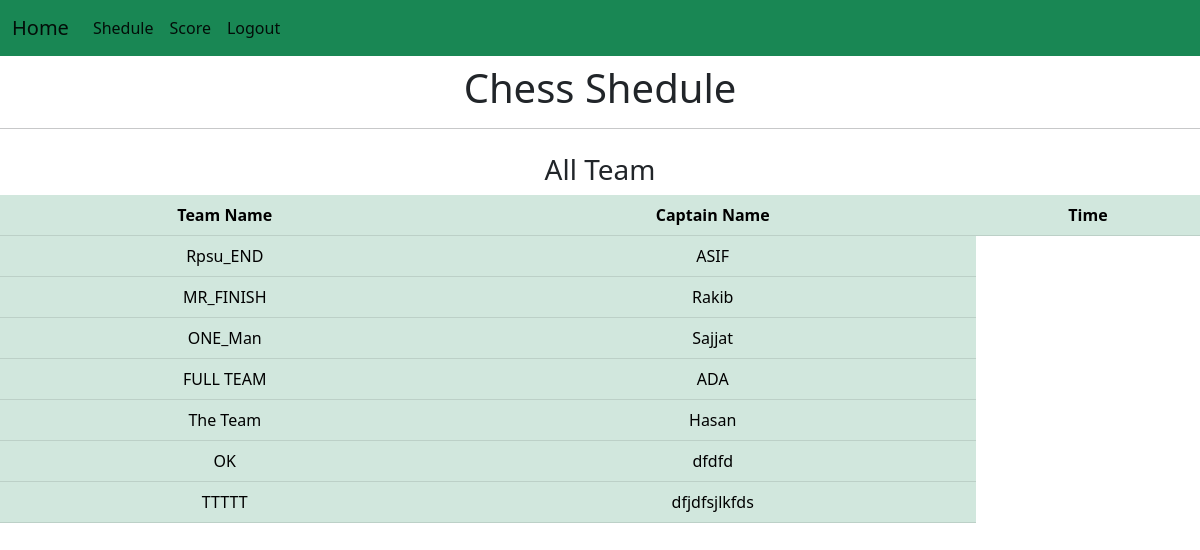
The app's page /shedule_chess/, older data.
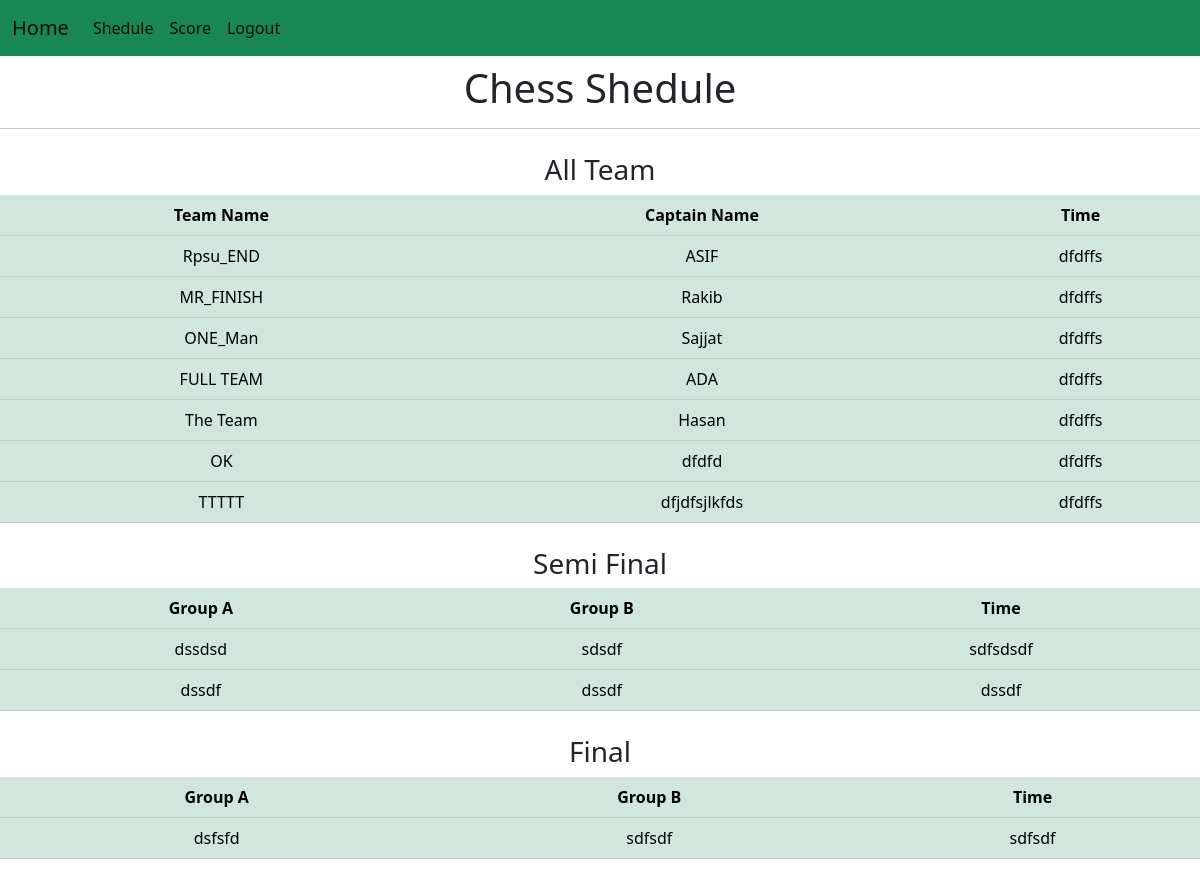
The same page, newer data.
### app/models.py (models this page shows, shortened)
class Chess(models.Model):
    DEPT_CHOICES=[('CSE','CSE'),
                  ('Pharmacy','Pharmacy'),
                  ('BBA','BBA'),
                  ('Law','Law'),
                  ('Fashion Design','Fashion Design'),
                  ('English','English')
                  ]
    teamname=models.CharField(max_length=20)
    dept=models.CharField(max_length=20,choices=DEPT_CHOICES)
    captainname=models.CharField(max_length=20)
    cid=models.IntegerField()

class Time_shedule(models.Model):
        cricket_time=models.CharField(max_length=200,blank=True)
        football_time=models.CharField(max_length=200,blank=True)
        volleyball_time=models.CharField(max_length=200,blank=True)
        kabaddi_time=models.CharField(max_length=200,blank=True)
        chess_time=models.CharField(max_length=200,blank=True)
        highjump_time=models.CharField(max_length=200,blank=True)
        pc1_time=models.CharField(max_length=200,blank=True)
        math_time=models.CharField(max_length=200,blank=True)
        ict_time=models.CharField(max_length=200,blank=True)
        rubiks_time=models.CharField(max_length=200,blank=True)
        table_time=models.CharField(max_length=200,blank=True)
        sprint_time=models.CharField(max_length=200,blank=True)
        badminton_time=models.CharField(max_length=200,blank=True)
        pc3_time=models.CharField(max_length=200,blank=True)
        video_time=models.CharField(max_length=200,blank=True)

class Semi_Final(models.Model):
    cricket_team1=models.CharField(max_length=200,blank=True)
    cricket_team2=models.CharField(max_length=200,blank=True)
    cricket_time1=models.CharField(max_length=200,blank=True)
    cricket_team3=models.CharField(max_length=200,blank=True)
    cricket_team4=models.CharField(max_length=200,blank=True)
    cricket_time2=models.CharField(max_length=200,blank=True)
    cricket_finalteam1=models.CharField(max_length=200,blank=True)
    cricket_finalteam2=models.CharField(max_length=200,blank=True)
    cricket_finaltime=models.CharField(max_length=200,blank=True)
    football_team1=models.CharField(max_length=200,blank=True)
    football_team2=models.CharField(max_length=200,blank=True)
    football_time1=models.CharField(max_length=200,blank=True)
    football_team3=models.CharField(max_length=200,blank=True)
    football_team4=models.CharField(max_length=200,blank=True)
    football_time2=models.CharField(max_length=200,blank=True)
    football_finalteam1=models.CharField(max_length=200,blank=True)
    football_finalteam2=models.CharField(max_length=200,blank=True)
    football_finaltime=models.CharField(max_length=200,blank=True)
    volleyball_team1=models.CharField(max_length=200,blank=True)
    volleyball_team2=models.CharField(max_length=200,blank=True)
    volleyball_time1=models.CharField(max_length=200,blank=True)
    volleyball_team3=models.CharField(max_length=200,blank=True)
    volleyball_team4=models.CharField(max_length=200,blank=True)
    volleyball_time2=models.CharField(max_length=200,blank=True)
    volleyball_finalteam1=models.CharField(max_length=200,blank=True)
    volleyball_finalteam2=models.CharField(max_length=200,blank=True)
    volleyball_finaltime=models.CharField(max_length=200,blank=True)
    kabaddi_team1=models.CharField(max_length=200,blank=True)
    kabaddi_team2=models.CharField(max_length=200,blank=True)
    kabaddi_time1=models.CharField(max_length=200,blank=True)
    kabaddi_team3=models.CharField(max_length=200,blank=True)
    kabaddi_team4=models.CharField(max_length=200,blank=True)
    kabaddi_time2=models.CharField(max_length=200,blank=True)
    kabaddi_finalteam1=models.CharField(max_length=200,blank=True)
    kabaddi_finalteam2=models.CharField(max_length=200,blank=True)
    kabaddi_finaltime=models.CharField(max_length=200,blank=True)
    chess_team1=models.CharField(max_length=200,blank=True)
    chess_team2=models.CharField(max_length=200,blank=True)
    chess_time1=models.CharField(max_length=200,blank=True)
    chess_team3=models.CharField(max_length=200,blank=True)
    chess_team4=models.CharField(max_length=200,blank=True)
    chess_time2=models.CharField(max_length=200,blank=True)
    chess_finalteam1=models.CharField(max_length=200,blank=True)
    chess_finalteam2=models.CharField(max_length=200,blank=True)
    chess_finaltime=models.CharField(max_length=200,blank=True)
    table_team1=models.CharField(max_length=200,blank=True)
    table_team2=models.CharField(max_length=200,blank=True)
    table_time1=models.CharField(max_length=200,blank=True)
    table_team3=models.CharField(max_length=200,blank=True)
    table_team4=models.CharField(max_length=200,blank=True)
    table_time2=models.CharField(max_length=200,blank=True)
    table_finalteam1=models.CharField(max_length=200,blank=True)
    table_finalteam2=models.CharField(max_length=200,blank=True)
    table_finaltime=models.CharField(max_length=200,blank=True)
    badminton_team1=models.CharField(max_length=200,blank=True)
    badminton_team2=models.CharField(max_length=200,blank=True)
    badminton_time1=models.CharField(max_length=200,blank=True)
    badminton_team3=models.CharField(max_length=200,blank=True)
    badminton_team4=models.CharField(max_length=200,blank=True)
    badminton_time2=models.CharField(max_length=200,blank=True)
    badminton_finalteam1=models.CharField(max_length=200,blank=True)
    badminton_finalteam2=models.CharField(max_length=200,blank=True)
    badminton_finaltime=models.CharField(max_length=200,blank=True)

### app/views.py (the view)
# urls.py: path('shedule_chess/',views.shedule_chess,name="shedule_chess"),
def shedule_chess(request):
     team=Chess.objects.all()
     time=Time_shedule.objects.all()
     final=Semi_Final.objects.all()
     context={'team':team, 'time':time,'final':final}
     return render(request,'app/shedule_chess.html',context)

### app/templates/app/shedule_chess.html
{%extends 'navbar2.html'%}
{%block content%}
                    <h1 class="text-center mt-2">Chess Shedule</h1>
                    <hr>
                    <div class="text-center mt-4">
                      <h3>All Team</h3>
                      <table class="table table-success table-hover">
                          <thead>
                            <tr>
                              <th>Team Name</th>
                              <th>Captain Name</th>
                              <th>Time</th>
                            </tr>
                          </thead>
                          <tbody>
                            {%for t in team%}
                            <tr>
                              <td>{{t.teamname}}</td>
                              <td>{{t.captainname}}</td>
                              {%for t in time%}
                              <td>{{t.chess_time}}</td>
                              {%endfor%}
                            </tr>
                            {%endfor%}
                          </tbody>
                        </table>
                    </div>
                    {%for f in final%}
                    <div class="text-center mt-4">
                        <h3>Semi Final</h3>
                        <table class="table table-success table-hover">
                            <thead>
                              <tr>
                                <th scope="col">Group A</th>
                                <th scope="col">Group B</th>
                                <th scope="col">Time</th>
                              </tr>
                            </thead>
                            <tbody>
                              <tr>
                                <td>{{f.chess_team1}}</td>
                                <td>{{f.chess_team2}}</td>
                                <td>{{f.chess_time1}}</td>
                              </tr>
                              <tr>
                                <td>{{f.chess_team3}}</td>
                                <td>{{f.chess_team4}}</td>
                                <td>{{f.chess_time2}}</td>
                              </tr>
                            </tbody>
                          </table>
                    </div>
                    <div class="text-center mt-4">
                        <h3>Final</h3>
                        <table class="table table-success table-hover">
                            <thead>
                              <tr>
                                <th scope="col">Group A</th>
                                <th scope="col">Group B</th>
                                <th scope="col">Time</th>
                              </tr>
                            </thead>
                            <tbody>
                              <tr>
                                <td>{{f.chess_finalteam1}}</td>
                                <td>{{f.chess_finalteam2}}</td>
                                <td>{{f.chess_finaltime}}</td>
                              </tr>
                            </tbody>
                          </table>
                    </div>
                    {%endfor%}
{%endblock%}

Row changes from the older to the newer data that the page shows:
added Time_shedule: chess_time "dfdffs"
added Semi_Final: chess_team1 "dssdsd", chess_team2 "sdsdf", chess_time1 "sdfsdsdf", chess_team3 "dssdf", chess_team4 "dssdf", chess_time2 "dssdf", chess_finalteam1 "dsfsfd", chess_finalteam2 "sdfsdf", chess_finaltime "sdfsdf"
